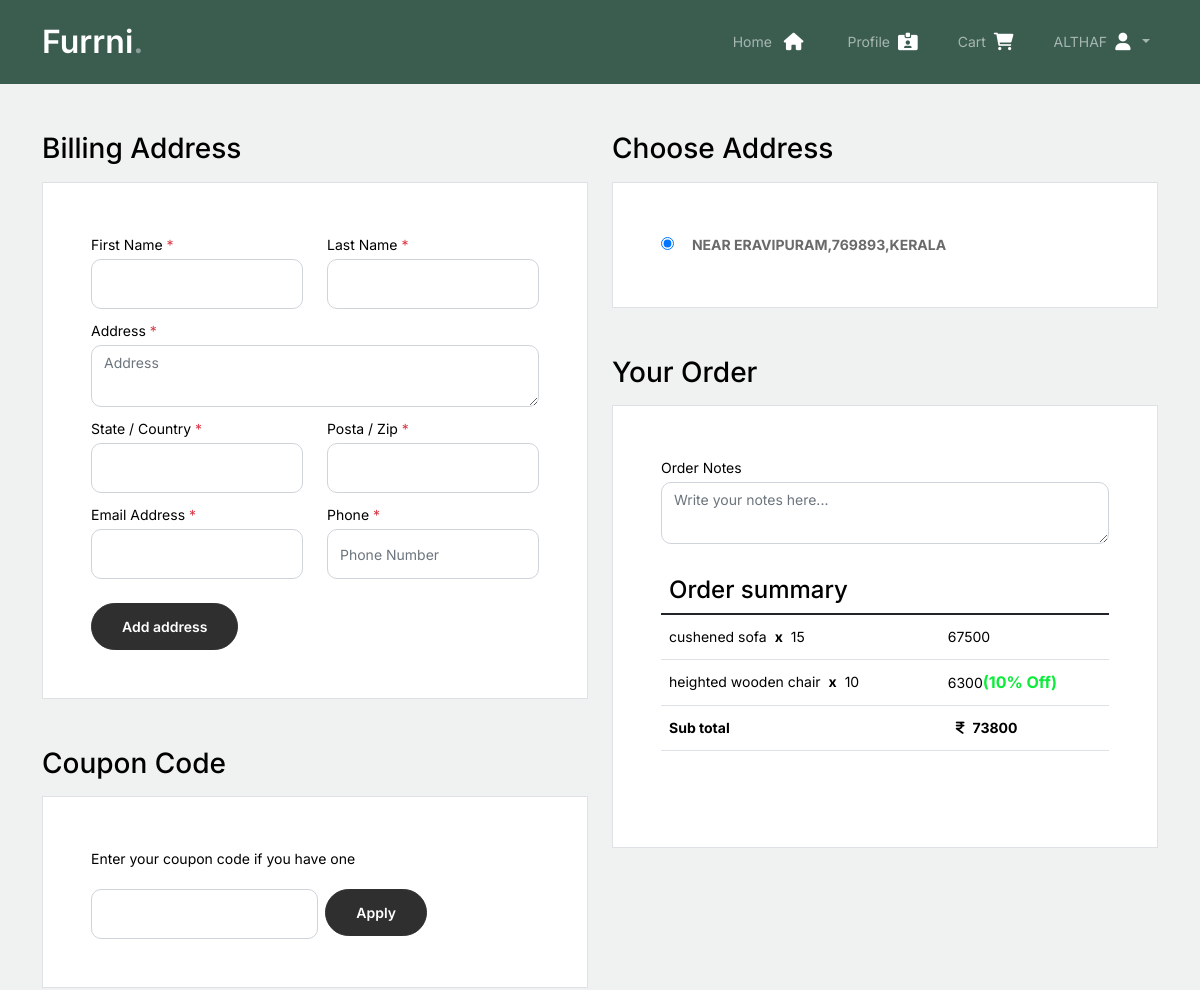
Page /checkout (signed in, upper part) on the earlier database version.
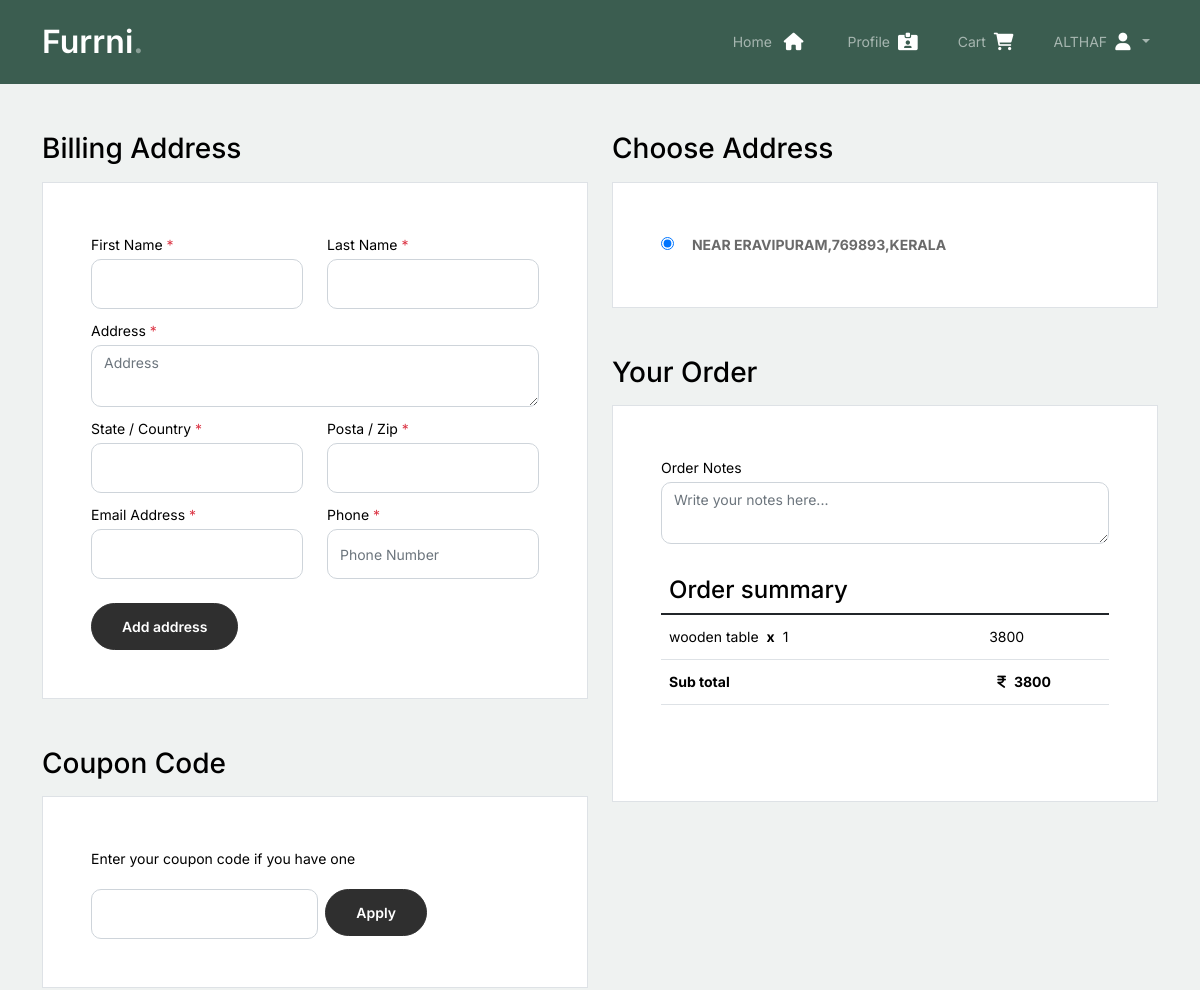
Same page on the later database version.
### project/models.py (models this page shows, shortened)
class address(models.Model):
    addressid = models.AutoField(primary_key=True)
    user = models.ForeignKey(user,on_delete=models.CASCADE,null=False)
    firstname = models.CharField('firstname',max_length=20)
    lastname = models.CharField('lastname',max_length=20)
    street = models.CharField('street',max_length=100)
    state = models.CharField('state',max_length=30)
    postalcode = models.CharField('postalcode',max_length=10)
    mail = models.EmailField('mail',max_length=30)
    phone = models.CharField('phone',max_length=30)

class cartitem(models.Model):
    cartitemid = models.AutoField(primary_key=True)
    cart = models.ForeignKey(cart,on_delete=models.CASCADE,null=False)
    product = models.ForeignKey(product,on_delete=models.CASCADE,null=False)
    quantity = models.PositiveBigIntegerField()

class product(models.Model):
    productid = models.AutoField(primary_key=True)
    productname = models.CharField('productname',max_length=30)
    quantity = models.CharField('quantity',max_length=20)
    price = models.CharField('price',max_length=10)
    discountprice =models.IntegerField('discountprice',)
    offerpercentage = models.IntegerField('offerpercentage',null=True,default=0)
    category = models.ForeignKey(category,on_delete=models.CASCADE,null=False)
    provider = models.CharField('provider',max_length=20)
    image = models.ImageField('image',upload_to="products/")
    description = models.TextField('description')

### project/views.py (the view, shortened to what this page needs)
# urls.py: path('checkout',views.checkout,name='checkout'),
def checkout(request):
    id=request.session['id']
    total=0
    quantity=0
    datap=None
    offer=None
    datacp=None
    datacp=None
    try:
        cart=car.objects.get(user=id)
    except Exception as identifier:
        pass
    try:
        data=cart.cartid
        datad=carit.objects.filter(cart=data).all()
    except Exception as e:
        messages.error(request,'something went wrong')
    try:
        datac=carit.objects.filter(cart__user=id)
        for d in datac:
            x=int(d.product.discountprice)
            y=int(d.quantity)
            total += (x * y)
            quantity += d.quantity
        datap={
            "total":total,
            "quantity":quantity,
        }
    except Exception as identifier:
        pass
    dataa=add.objects.filter(user=id).all()
    return render(request,'checkout.html',{'datad':datad,'datap':datap,'dataa':dataa,'offer':offer,'datacp':datacp})

### project/templates/checkout.html (shortened to what the changed rows need)
{% extends 'user.html' %}
{% load static %}
{% block content %}
<div class="untree mt-5">
	<div class="container">
		<div class="row">
			<div class="col-md-6 mb-5 mb-md-0">
				<h2 class="h3 mb-3 text-black">Billing Address</h2>
				<div class="row mb-5">
					<div class="col-md-12">
						<h2 class="h3 mb-3 text-black">Coupon Code</h2>
					</div>
				</div>
			</div>
			<div class="col-md-6">
				<form method="post" action="/paypal" id="myform">
					{% if dataa %}
					<div class='row mb-5'>
						<div class="col-md-12">
							<h2 class="h3 mb-3 text-black">Choose Address</h2>
							<div class="p-2 p-lg-5 border bg-white inline-block">
								<div>
									{% for d in dataa %}
									<input type="radio" class="my_address" id="html" name="address"
										value="{{d.addressid}}">&emsp;
									<label for="html"
										class="text-uppercase"><b>{{d.street}},{{d.postalcode}},{{d.state}}</b></label><br>
									{% endfor %}
								</div>
							</div>
						</div>
					</div>
					{% endif %}
					<div class="row mb-5 mt-3">
						<div class="col-md-12">
							<h2 class="h3 mb-3 text-black">Your Order</h2>
							<div class="p-3 p-lg-5 border bg-white">
								<table class="table site-block-order-table mb-5">
									<thead>
										<th class="h4">Order summary</th>
									</thead>
									<tbody>
										{% for d in datad %}
										<tr>
											<td>{{d.product.productname}}<strong class="mx-2">x</strong>{{d.quantity}}
											</td>
											<td>{% widthratio d.product.discountprice 1 d.quantity %}{% if d.product.offerpercentage %}<span style="color: #0aed39;font-size: medium;"><b>({{d.product.offerpercentage}}% Off)</b></span>{% endif %}</td>
										</tr>
										{% endfor %}
										<tr>
											<td class="text-black font-weight-bold"><strong><i
														class="fa-sharp fa-solid fa-indian-rupee-sign mx-2"></i>{{datap.total}}</strong>
											</td>
										</tr>
									</tbody>
								</table>
							</div>
						</div>
					</div>
				</form>
			</div>
		</div>
	</div>
</div>
{% endblock %}

### project/templates/user.html (shortened to what this page needs)
<!doctype html>
<html lang="en">
{% load static %}
<head>
	<link href="{% static 'css/bootstrap.min.css' %}" rel="stylesheet">
	<link href="https://cdnjs.cloudflare.com/ajax/libs/font-awesome/6.0.0-beta3/css/all.min.css" rel="stylesheet">
	<link href="{% static 'css/tiny-slider.css' %}" rel="stylesheet">
	<link href="{% static 'css/style.css' %}" rel="stylesheet">
</head>
<body>
	<nav class="custom-navbar navbar navbar navbar-expand-md navbar-dark bg-dark" arial-label="Furni navigation bar">
		<div class="container">
			<a class="navbar-brand" href="{% url 'index' %}">Furrni<span>.</span></a>
			<div class="collapse navbar-collapse" id="navbarsFurni">
				<ul class="custom-navbar-cta navbar-nav mb-2 mb-md-0 ms-5">
					<li>
						<a class="nav-link" href="{% url 'userhome' %}">Home
						</a>
					</li>
					<li><a class="nav-link" href="{% url 'profile' %}">Profile
						</a>
					</li>
					<li><a class="nav-link mx-3" href="{% url 'cart' %}">Cart</a></li>
					<li>
						<div class="nav-item dropdown"><a class="nav-link dropdown-toggle text-uppercase"
								data-toggle="dropdown">{{request.session.username}}</a>
						</div>
					</li>
				</ul>
			</div>
		</div>
	</nav>
	{% block content %}{% endblock %}
</body>
</html>

Differences in the rows shown:
removed cartitem: product.productname "cushened sofa", quantity "15", product+quantity "67500"
removed cartitem: product.productname "heighted wooden chair", quantity "10", product+quantity "6300", product.offerpercentage "10"
added cartitem: product.productname "wooden table", quantity "1", product+quantity "3800"
Other differences:
{{ datap.total }}: "73800" → "3800"
